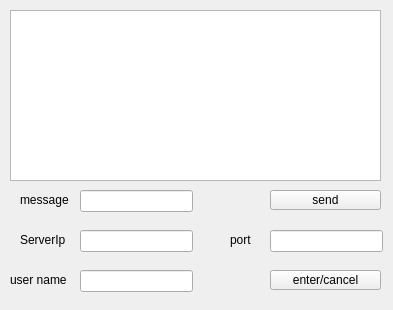
<?xml version="1.0" encoding="UTF-8"?>
<ui version="4.0">
 <class>TcpClient</class>
 <widget class="QWidget" name="TcpClient">
  <property name="geometry">
   <rect>
    <x>0</x>
    <y>0</y>
    <width>393</width>
    <height>310</height>
   </rect>
  </property>
  <property name="windowTitle">
   <string>TcpClient</string>
  </property>
  <widget class="QLineEdit" name="lineEditServerPort">
   <property name="geometry">
    <rect>
     <x>270</x>
     <y>230</y>
     <width>113</width>
     <height>22</height>
    </rect>
   </property>
  </widget>
  <widget class="QPushButton" name="pushButtonEnter">
   <property name="geometry">
    <rect>
     <x>270</x>
     <y>270</y>
     <width>111</width>
     <height>20</height>
    </rect>
   </property>
   <property name="text">
    <string>enter/cancel</string>
   </property>
  </widget>
  <widget class="QLineEdit" name="lineEditServerIp">
   <property name="geometry">
    <rect>
     <x>80</x>
     <y>230</y>
     <width>113</width>
     <height>22</height>
    </rect>
   </property>
  </widget>
  <widget class="QLabel" name="lineEditServerIp_2">
   <property name="geometry">
    <rect>
     <x>20</x>
     <y>230</y>
     <width>51</width>
     <height>20</height>
    </rect>
   </property>
   <property name="text">
    <string>ServerIp</string>
   </property>
  </widget>
  <widget class="QLabel" name="label">
   <property name="geometry">
    <rect>
     <x>230</x>
     <y>230</y>
     <width>21</width>
     <height>20</height>
    </rect>
   </property>
   <property name="text">
    <string>port</string>
   </property>
  </widget>
  <widget class="QLineEdit" name="lineEditUserName">
   <property name="geometry">
    <rect>
     <x>80</x>
     <y>270</y>
     <width>113</width>
     <height>22</height>
    </rect>
   </property>
  </widget>
  <widget class="QLabel" name="lineEditServerIp_3">
   <property name="geometry">
    <rect>
     <x>10</x>
     <y>270</y>
     <width>61</width>
     <height>20</height>
    </rect>
   </property>
   <property name="text">
    <string>user name</string>
   </property>
  </widget>
  <widget class="QTextEdit" name="textEdit">
   <property name="geometry">
    <rect>
     <x>10</x>
     <y>10</y>
     <width>371</width>
     <height>171</height>
    </rect>
   </property>
  </widget>
  <widget class="QLineEdit" name="lineEditSend">
   <property name="geometry">
    <rect>
     <x>80</x>
     <y>190</y>
     <width>113</width>
     <height>22</height>
    </rect>
   </property>
  </widget>
  <widget class="QPushButton" name="pushButtonSend">
   <property name="geometry">
    <rect>
     <x>270</x>
     <y>190</y>
     <width>111</width>
     <height>20</height>
    </rect>
   </property>
   <property name="text">
    <string>send</string>
   </property>
  </widget>
  <widget class="QLabel" name="lineEditServerIp_4">
   <property name="geometry">
    <rect>
     <x>20</x>
     <y>190</y>
     <width>51</width>
     <height>20</height>
    </rect>
   </property>
   <property name="text">
    <string>message </string>
   </property>
  </widget>
 </widget>
 <resources/>
 <connections/>
</ui>
